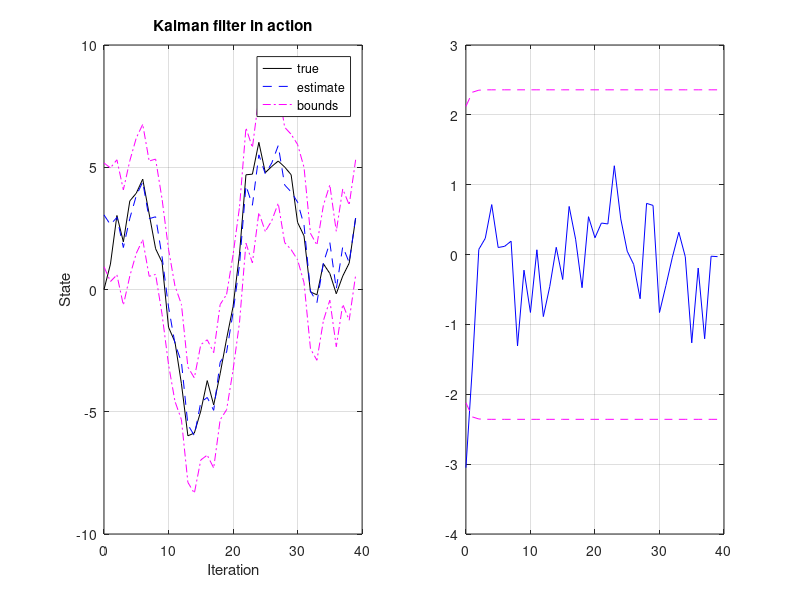

The MATLAB source for this figure: (Note: this script raises an error after producing the figure.)

% Initialize simulation variables
SigmaW = 1; % Process noise covariance
SigmaV = 1; % Sensor noise covariance
A = 1; B = 1; C = 1; D = 0; % Plant definition matrices
maxIter = 40;

% Seed the random number generator: Octave's "randn" function produces pseudo 
% random numbers having a Gaussian distribution. To get the same random numbers
% every time you run the code, you can "seed" the pseudo random number generator 
% with a deterministic value. This allows us to get reproducible results that 
% still contain apparent randomness.
%
% YOU MUST NOT CHANGE THE FOLLOWING LINE IN ORDER TO ARRIVE AT "CORRECT" ANSWERS 
% FOR THE QUIZ. IF YOU CHANGE IT TO EXPLORE THE BEHAVIOR OF THE FILTER FOR 
% DIFFERENT PSEUDO-RANDOM SEQUENCES, CHANGE IT BACK TO randn("seed",10) BEFORE 
% COMPUTING RESULTS TO ENTER AS QUIZ RESPONSES.
randn("seed",10)

% Initialize true state, state estimate, error covariance, initial input
xtrue = 0;  % Initialize true system initial state
xhat = 5;   % Initialize Kalman filter initial estimate
SigmaX = 0; % Initialize Kalman filter covariance
u = 0;      % Unknown initial driving input: assume zero

% Reserve storage for variables we might want to plot/evaluate
xstore = zeros(maxIter+1,length(xtrue)); xstore(1,:) = xtrue;
xhatstore = zeros(maxIter,length(xhat));
SigmaXstore = zeros(maxIter,length(xhat)^2);

for k = 1:maxIter,
  % KF Step 1: State estimate time update
  xhat = A*xhat + B*u; % use prior value of "u"

  % KF Step 2: Error covariance time update
  SigmaX = A*SigmaX*A' + SigmaW;

  % [Implied operation of system in background, with
  % input signal u, and output signal z]
  u = 0.5*randn(1) + cos(k/pi); % for example... usually measured
  w = chol(SigmaW)'*randn(length(xtrue));
  v = chol(SigmaV)'*randn(length(C*xtrue));
  ztrue = C*xtrue + D*u + v;  % y is based on present x and u
  xtrue = A*xtrue + B*u + w;  % future x is based on present u

  % KF Step 3: Estimate system output
  zhat = C*xhat + D*u;

  % KF Step 4: Compute Kalman gain matrix
  L = SigmaX*C'/(C*SigmaX*C' + SigmaV);

  % KF Step 5: State estimate measurement update
  xhat = xhat + L*(ztrue - zhat);

  % KF Step 6: Error covariance measurement update
  SigmaX = SigmaX - L*C*SigmaX;

  % [Store information for evaluation/plotting purposes]
  xstore(k+1,:) = xtrue;
  xhatstore(k,:) = xhat;
  SigmaXstore(k,:) = SigmaX(:);
end;

subplot(1,2,1);
plot(0:maxIter-1,xstore(1:maxIter),'k-',0:maxIter-1,xhatstore,'b--', ...
  0:maxIter-1,xhatstore+3*sqrt(SigmaXstore),'m-.',...
  0:maxIter-1,xhatstore-3*sqrt(SigmaXstore),'m-.'); grid;
legend('true','estimate','bounds');
title('Kalman filter in action');
xlabel('Iteration'); ylabel('State');

subplot(1,2,2)
estErr = xstore(1:maxIter)-xhatstore;
plot(0:maxIter-1,estErr,'b-',0:maxIter-1, ...
  3*sqrt(SigmaXstore),'m--',0:maxIter-1,-3*sqrt(SigmaXstore),'m--');
grid; legend('Error','bounds',0);
title('Error with bounds');
xlabel('Iteration'); ylabel('Estimation Error');

# RMS
sqrt((sum(estErr .^ 2))/40)

#  What is the steady-state 3σ error bound on the estimate

sqrt(SigmaXstore(40)) * 3

# RMS 2 - XHAT = 5
sqrt((sum(estErr .^ 2))/40)
